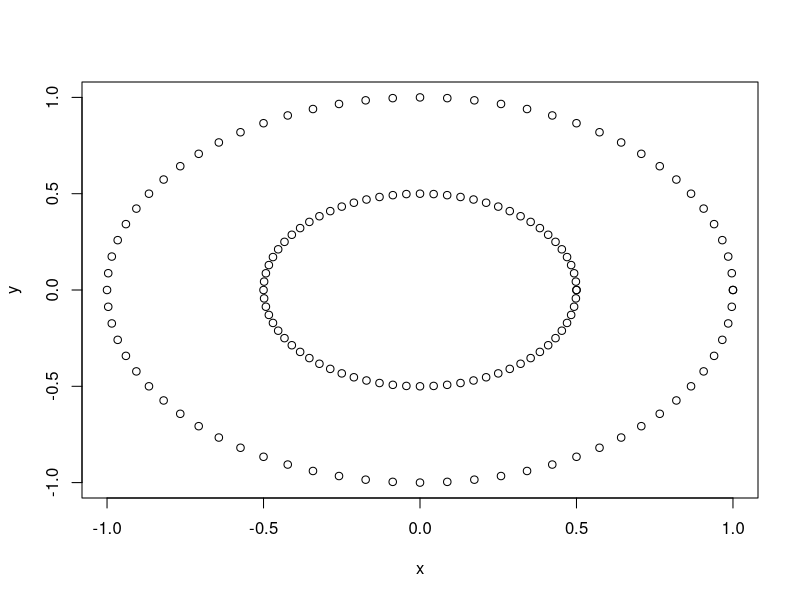

Here is the R script that generated this plot:
# Solution to our earlier exercise
# https://adamtkocsis.com/rkheion/Exercises/2023-12-11b_circle-matrix.html
# 2023-12-19


#' Degrees to radians converter
#'
#' @param x Angle in degrees.
#' @return Angle in radians
DegToRad <- function(x) x / 180 * pi 

#' Low-level plotting function to draw a circle with a given radius
#'
#' @param x The x coordinate of origin
#' @param y The y coordinate of origin
#' @param r The radius of the circle
#' @param by The resolution of drawing in degrees. The default by==5
#' will draw a point for every five degrees.
#' @return The function has no return value.
Circle <- function(x=0, y=0, r=1, by=5){

	if(by==0) stop("Please provide a non-zero argument for 'by'!")
	# origin coordinates
	## x <- 0
	## y <- 0

	## # by: increment the degrees by this amount
	## by <- 5

	## # radius
	## r <- 1

	# number of points
	nPoint <- 360/by + 1

	# the final matrix for the coordinates
	coords <- matrix(ncol=2,nrow=nPoint)
	colnames(coords) <- c("x", "y")

	# start with 0 degrees (horizontal)
	deg <- 0

	# count of points
	count <- 1

	# iterate for every 5th degree
	while(deg <= 360){
		# the degrees in radians
		rad <- DegToRad(deg)

		# actual point to plot
		# at this point doing this in one line definitely looks a bit
		# too long, so let's create new variables
		xCoord <- cos(rad)*r + x
		yCoord <- sin(rad)*r + y

		# and then do the plotting
		## points(xCoord, yCoord)

		# storage of coordinates
		coords[count,"x"] <- xCoord 
		coords[count,"y"] <- yCoord 

		# do the incrementing after the first plotting is done!
		deg <- deg + by

		# count the number of points you calculated!
		count <- count + 1
	}

	return(coords)

}

# testing
# with stadard default arguments
mat <- Circle()
plot(mat)

# with a smaller radius
mat2 <- Circle(r=0.5)
points(mat2)

# with an different by, that 360 is not divisible with
mat3 <- Circle(by=7)
